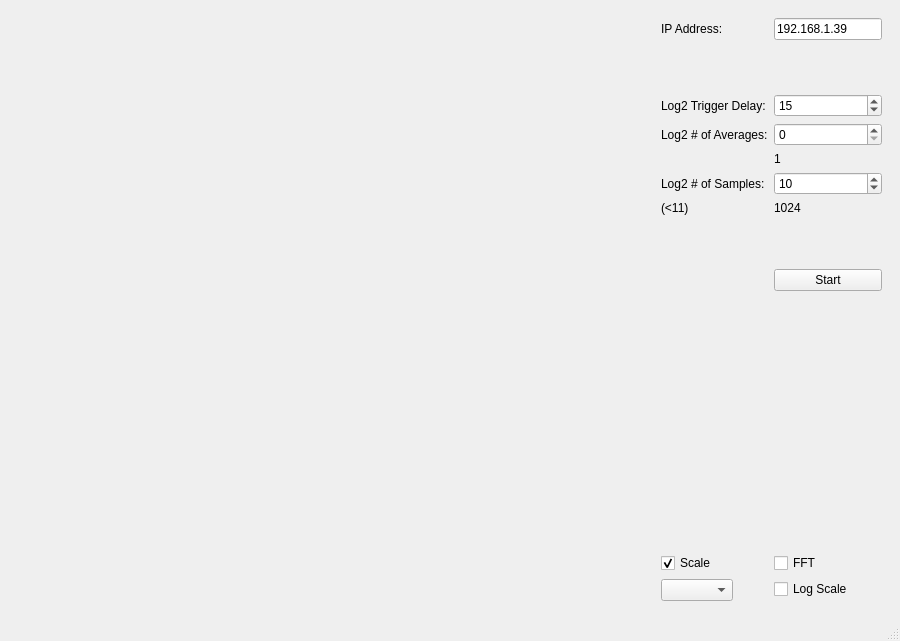
<?xml version="1.0" encoding="UTF-8"?>
<ui version="4.0">
 <class>Averager</class>
 <widget class="QMainWindow" name="Averager">
  <property name="geometry">
   <rect>
    <x>0</x>
    <y>0</y>
    <width>900</width>
    <height>641</height>
   </rect>
  </property>
  <property name="windowTitle">
   <string>MainWindow</string>
  </property>
  <widget class="QWidget" name="centralwidget">
   <property name="minimumSize">
    <size>
     <width>800</width>
     <height>600</height>
    </size>
   </property>
   <layout class="QHBoxLayout" name="horizontalLayout">
    <item>
     <widget class="QWidget" name="plotWidget" native="true">
      <property name="sizePolicy">
       <sizepolicy hsizetype="Expanding" vsizetype="Preferred">
        <horstretch>0</horstretch>
        <verstretch>0</verstretch>
       </sizepolicy>
      </property>
      <property name="minimumSize">
       <size>
        <width>0</width>
        <height>0</height>
       </size>
      </property>
      <layout class="QVBoxLayout" name="plotLayout"/>
     </widget>
    </item>
    <item>
     <widget class="QWidget" name="controlWidget" native="true">
      <property name="sizePolicy">
       <sizepolicy hsizetype="Maximum" vsizetype="Preferred">
        <horstretch>0</horstretch>
        <verstretch>0</verstretch>
       </sizepolicy>
      </property>
      <property name="minimumSize">
       <size>
        <width>200</width>
        <height>0</height>
       </size>
      </property>
      <layout class="QFormLayout" name="formLayout">
       <property name="fieldGrowthPolicy">
        <enum>QFormLayout::AllNonFixedFieldsGrow</enum>
       </property>
       <item row="1" column="0">
        <widget class="QLabel" name="label_5">
         <property name="text">
          <string>IP Address:</string>
         </property>
        </widget>
       </item>
       <item row="1" column="1">
        <widget class="QLineEdit" name="txtIPA">
         <property name="text">
          <string>192.168.1.39</string>
         </property>
        </widget>
       </item>
       <item row="2" column="1">
        <spacer name="verticalSpacer_2">
         <property name="orientation">
          <enum>Qt::Vertical</enum>
         </property>
         <property name="sizeHint" stdset="0">
          <size>
           <width>20</width>
           <height>40</height>
          </size>
         </property>
        </spacer>
       </item>
       <item row="3" column="0">
        <widget class="QLabel" name="label_2">
         <property name="text">
          <string>Log2 Trigger Delay:</string>
         </property>
        </widget>
       </item>
       <item row="3" column="1">
        <widget class="QSpinBox" name="txtTD">
         <property name="value">
          <number>15</number>
         </property>
        </widget>
       </item>
       <item row="5" column="0">
        <widget class="QLabel" name="label_3">
         <property name="text">
          <string>Log2 # of Averages:</string>
         </property>
        </widget>
       </item>
       <item row="5" column="1">
        <widget class="QSpinBox" name="txtNOA"/>
       </item>
       <item row="6" column="1">
        <widget class="QLabel" name="labNOA">
         <property name="text">
          <string>1</string>
         </property>
        </widget>
       </item>
       <item row="7" column="0">
        <widget class="QLabel" name="label_4">
         <property name="text">
          <string>Log2 # of Samples:</string>
         </property>
        </widget>
       </item>
       <item row="7" column="1">
        <widget class="QSpinBox" name="txtNOS">
         <property name="value">
          <number>10</number>
         </property>
        </widget>
       </item>
       <item row="8" column="0">
        <widget class="QLabel" name="label_6">
         <property name="text">
          <string>(&lt;11)</string>
         </property>
        </widget>
       </item>
       <item row="8" column="1">
        <widget class="QLabel" name="labNOS">
         <property name="text">
          <string>1024</string>
         </property>
        </widget>
       </item>
       <item row="10" column="1">
        <spacer name="verticalSpacer">
         <property name="orientation">
          <enum>Qt::Vertical</enum>
         </property>
         <property name="sizeHint" stdset="0">
          <size>
           <width>20</width>
           <height>40</height>
          </size>
         </property>
        </spacer>
       </item>
       <item row="11" column="1">
        <widget class="QPushButton" name="btnStart">
         <property name="text">
          <string>Start</string>
         </property>
        </widget>
       </item>
       <item row="12" column="0">
        <spacer name="verticalSpacer_3">
         <property name="orientation">
          <enum>Qt::Vertical</enum>
         </property>
         <property name="sizeType">
          <enum>QSizePolicy::Expanding</enum>
         </property>
         <property name="sizeHint" stdset="0">
          <size>
           <width>20</width>
           <height>250</height>
          </size>
         </property>
        </spacer>
       </item>
       <item row="13" column="0">
        <widget class="QCheckBox" name="chkScale">
         <property name="text">
          <string>Scale</string>
         </property>
         <property name="checked">
          <bool>true</bool>
         </property>
         <property name="tristate">
          <bool>false</bool>
         </property>
        </widget>
       </item>
       <item row="13" column="1">
        <widget class="QCheckBox" name="chkFFT">
         <property name="text">
          <string>FFT</string>
         </property>
         <property name="tristate">
          <bool>false</bool>
         </property>
        </widget>
       </item>
       <item row="14" column="0">
        <widget class="QComboBox" name="cbShowComp">
         <property name="modelColumn">
          <number>0</number>
         </property>
        </widget>
       </item>
       <item row="14" column="1">
        <widget class="QCheckBox" name="chkLogScale">
         <property name="text">
          <string>Log Scale</string>
         </property>
        </widget>
       </item>
      </layout>
      <zorder>txtTD</zorder>
      <zorder>txtNOA</zorder>
      <zorder>txtNOS</zorder>
      <zorder>btnStart</zorder>
      <zorder>label_2</zorder>
      <zorder>label_3</zorder>
      <zorder>label_4</zorder>
      <zorder>verticalSpacer</zorder>
      <zorder>label_5</zorder>
      <zorder>txtIPA</zorder>
      <zorder>verticalSpacer_2</zorder>
      <zorder>verticalSpacer_3</zorder>
      <zorder>chkScale</zorder>
      <zorder>chkFFT</zorder>
      <zorder>labNOA</zorder>
      <zorder>labNOS</zorder>
      <zorder>label_6</zorder>
      <zorder>chkLogScale</zorder>
      <zorder>cbShowComp</zorder>
     </widget>
    </item>
   </layout>
  </widget>
  <widget class="QMenuBar" name="menubar">
   <property name="geometry">
    <rect>
     <x>0</x>
     <y>0</y>
     <width>900</width>
     <height>21</height>
    </rect>
   </property>
  </widget>
  <widget class="QStatusBar" name="statusbar"/>
 </widget>
 <resources/>
 <connections/>
</ui>
